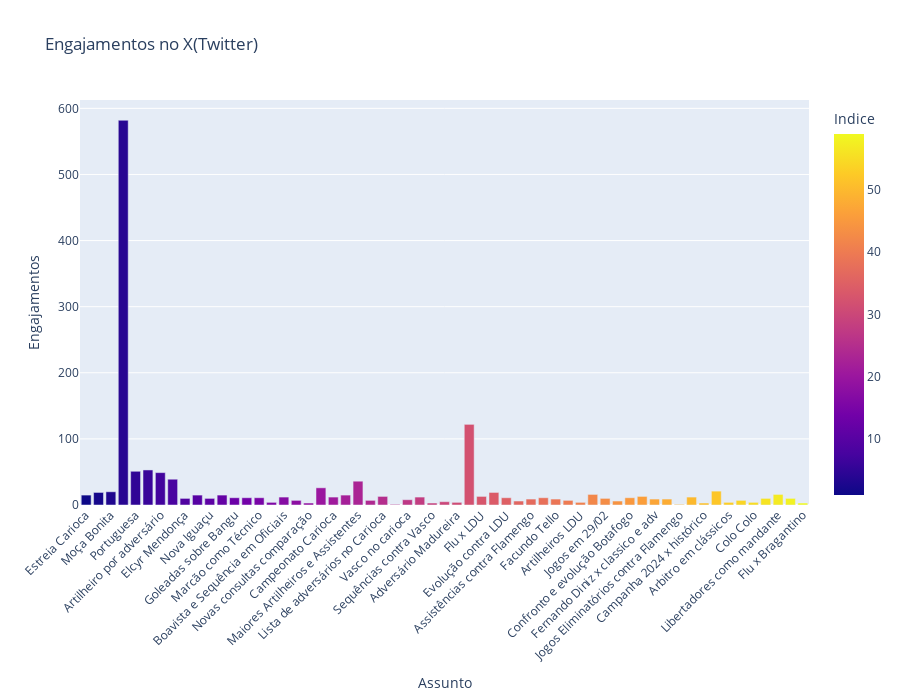

The code cell stored with this chart in its notebook:
### Code cell
fig = px.bar(redes, x='Assunto', y='Engajamentos', title='Engajamentos no X(Twitter)', color='Indice')
fig.update_layout(xaxis_tickangle=-45, height=700)
fig.write_html(r"C:\Users\rodli\OneDrive\Documentos\Mestrado\Arquivos\Graficos\Engajamentos_X_" + str(data_inicio_titulo) + ".html")
fig.show()

### Figure 1 — Plotly figure (JSON) as saved in the notebook; plotly's stock layout.template omitted (floating-point values rounded to 4 significant figures)
{"data": [{"alignmentgroup": "True", "hovertemplate": "Assunto=%{x}<br>Engajamentos=%{y}<br>Indice=%{marker.color}<extra></extra>", "legendgroup": "", "marker": {"color": [1, 2, 3, 4, 5, 6, 7, 8, 9, 10, 11, 12, 13, 14, 15, 16, 17, 18, 19, 20, 21, 22, 23, 24, 25, 26, 27, 28, 29, 30, 31, 32, 33, 34, 35, 36, 37, 38, 39, 40, 41, 42, 43, 44, 45, 46, 47, 48, 49, 50, 51, 52, 53, 54, 55, 56, 57, 58, 59], "coloraxis": "coloraxis", "pattern": {"shape": ""}}, "name": "", "offsetgroup": "", "orientation": "v", "showlegend": false, "textposition": "auto", "type": "bar", "x": ["Estreia Carioca", "Volta Redonda", "Moça Bonita", "Camisa 20", "Portuguesa", "Artilheiros Portuguesa", "Artilheiro por adversário", "Melhores Anos", "Elcyr Mendonça", "Audax e 0 derrotas", "Nova Iguaçu", "Artilheiros Nova Iguaçu", "Goleadas sobre Bangu", "Sequências contra Bangu", "Marcão como Técnico", "Evolução contra Bangu", "Boavista e Sequência em Oficiais", "Artilheiros contra Boavista", "Novas consultas comparação", "Penalties desde 2019", "Campeonato Carioca", "Cartões Carioca", "Maiores Artilheiros e Assistentes", "Retorno ao Maracanã", "Lista de adversários no Carioca", "Artilheiros contra Vasco", "Vasco no carioca", "Ano 2024", "Sequências contra Vasco", "Assistências contra Vasco", "Adversário Madureira", "Adversários que mais jogamos", "Flu x LDU", "Estreias em campeonato Conmebol", "Evolução contra LDU", "Adversários do Equador", "Assistências contra Flamengo", "German Cano contra Flamengo", "Facundo Tello", "Anuncio novas consultas", "Artilheiros LDU", "Eliminatórios por saldo", "Jogos em 29/02", "Artilheiros em mata-mata", "Confronto e evolução Botafogo", "Fernando Diniz", "Fernando Diniz x classico e adv", "Penaltis a favor e contra", "Jogos Eliminatórios contra Flamengo", "Saldo -2 em  jogo eliminatório", "Campanha 2024 x histórico", "Saldo de placar contra Flamengo", "Arbitro em clássicos", "Alianza Lima", "Colo Colo", "Cerro Portenho", "Libertadores como mandante", "Estreia em Brasileiro", "Flu x Bragantino"], "xaxis": "x", "y": [15, 19, 20, 582, 51, 53, 49, 39, 10, 15, 10, 15, 11, 11, 11, 4, 12, 7, 3, 26, 12, 15, 36, 7, 13, 1, 8, 12, 3, 5, 4, 122, 13, 19, 11, 6, 9, 11, 9, 7, 4, 16, 10, 6, 11, 13, 9, 9, 1, 12, 3, 21, 4, 7, 4, 10, 16, 10, 3], "yaxis": "y"}], "layout": {"barmode": "relative", "coloraxis": {"colorbar": {"title": {"text": "Indice"}}, "colorscale": [[0, "#0d0887"], [0.1111, "#46039f"], [0.2222, "#7201a8"], [0.3333, "#9c179e"], [0.4444, "#bd3786"], [0.5556, "#d8576b"], [0.6667, "#ed7953"], [0.7778, "#fb9f3a"], [0.8889, "#fdca26"], [1, "#f0f921"]]}, "height": 700, "legend": {"tracegroupgap": 0}, "title": {"text": "Engajamentos no X(Twitter)"}, "xaxis": {"anchor": "y", "domain": [0, 1], "tickangle": -45, "title": {"text": "Assunto"}}, "yaxis": {"anchor": "x", "domain": [0, 1], "title": {"text": "Engajamentos"}}}}
